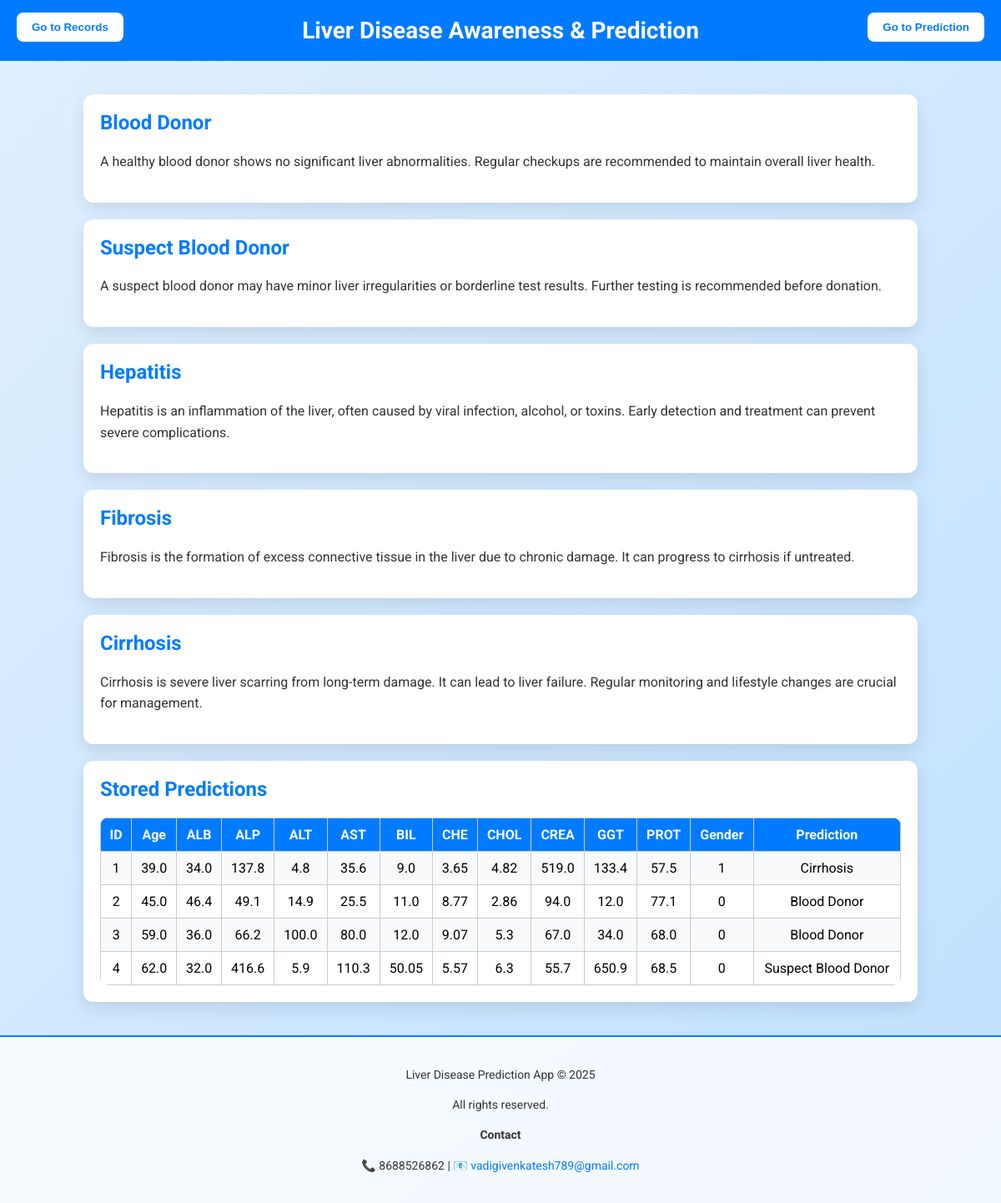
The page / on the database its author committed.
### tables this page shows
CREATE TABLE predictions (
        id INTEGER PRIMARY KEY AUTOINCREMENT,
        Age REAL,
        ALB REAL,
        ALP REAL,
        ALT REAL,
        AST REAL,
        BIL REAL,
        CHE REAL,
        CHOL REAL,
        CREA REAL,
        GGT REAL,
        PROT REAL,
        Sex_m INTEGER,
        Prediction TEXT
    );

### app.py (the view)
@app.route('/')
def home():
    conn = sqlite3.connect("liver_data.db")
    cursor = conn.cursor()
    cursor.execute("SELECT * FROM predictions")
    rows = cursor.fetchall()
    conn.close()
    return render_template('home.html', rows=rows)

### templates/home.html (shortened to what this page needs)
<!DOCTYPE html>
<html lang="en">
<head>
</head>
<body>
<header>
    Liver Disease Awareness & Prediction
    <button class="header-btn records-btn" onclick="document.getElementById('records').scrollIntoView({behavior: 'smooth'})">
        Go to Records
    </button>
    <button class="header-btn predict-btn" onclick="window.location.href='/predict'">Go to Prediction</button>
</header>
<div class="container">
    <div class="card">
        <h2>Blood Donor </h2>
        <p>A healthy blood donor shows no significant liver abnormalities. Regular checkups are recommended to maintain overall liver health.</p>
    </div>
    <div class="card">
        <h2>Suspect Blood Donor </h2>
        <p>A suspect blood donor may have minor liver irregularities or borderline test results. Further testing is recommended before donation.</p>
    </div>
    <div class="card">
        <h2>Hepatitis </h2>
        <p>Hepatitis is an inflammation of the liver, often caused by viral infection, alcohol, or toxins. Early detection and treatment can prevent severe complications.</p>
    </div>
    <div class="card">
        <h2>Fibrosis </h2>
        <p>Fibrosis is the formation of excess connective tissue in the liver due to chronic damage. It can progress to cirrhosis if untreated.</p>
    </div>
    <div class="card">
        <h2>Cirrhosis </h2>
        <p>Cirrhosis is severe liver scarring from long-term damage. It can lead to liver failure. Regular monitoring and lifestyle changes are crucial for management.</p>
    </div>
    <div class="card" id="records">
        <h2>Stored Predictions</h2>
        <table>
            <tr>
                <th>ID</th>
                <th>Age</th>
                <th>ALB</th>
                <th>ALP</th>
                <th>ALT</th>
                <th>AST</th>
                <th>BIL</th>
                <th>CHE</th>
                <th>CHOL</th>
                <th>CREA</th>
                <th>GGT</th>
                <th>PROT</th>
                <th>Gender</th>
                <th>Prediction</th>
            </tr>
            {% for row in rows %}
            <tr>
                {% for col in row %}
                <td>{{ col }}</td>
                {% endfor %}
            </tr>
            {% endfor %}
        </table>
    </div>
</div>
<footer>
    <p>Liver Disease Prediction App &copy; 2025</p>
    <p>All rights reserved.</p>
    <p><strong>Contact</strong></p>
    <p>📞 8688526862 | 📧 <a href="mailto:vadigivenkatesh789@gmail.com">vadigivenkatesh789@gmail.com</a></p>
</footer>
</body>
</html>

### templates/home.html (style rules this page uses)
body { font-family: 'Roboto', sans-serif; margin: 0; padding: 0; background: linear-gradient(135deg, #e0f0ff, #c0e0ff); scroll-behavior: smooth; }
header { background-color: #007bff; color: white; padding: 20px; text-align: center; font-size: 28px; font-weight: bold; position: relative; }
.header-btn { position: absolute; top: 15px; padding: 10px 18px; background-color: #ffffff; color: #007bff; border: none; border-radius: 8px; font-weight: bold; cursor: pointer; transition: all 0.3s ease; }
.records-btn { left: 20px; }
.predict-btn { right: 20px; }
.container { max-width: 1000px; margin: 40px auto; padding: 0 20px; }
.card { background-color: white; border-radius: 12px; padding: 20px; margin: 20px 0; box-shadow: 0 8px 20px rgba(0, 0, 0, 0.1); transition: transform 0.3s, box-shadow 0.3s; }
h2 { color: #007bff; margin-top: 0; }
p { color: #333; line-height: 1.6; }
table { border-collapse: collapse; width: 100%; margin-top: 20px; border-radius: 10px; overflow: hidden; }
th, td { border: 1px solid #ccc; padding: 10px; text-align: center; }
th { background-color: #007bff; color: white; }
tr:nth-child(even) { background-color: #f8f9fa; }
footer { text-align: center; margin: 40px 0 0 0; padding: 20px; color: #333; font-size: 14px; background: #ffffffcc; border-top: 2px solid #007bff; }
footer a { color: #007bff; text-decoration: none; }

### rows shown on the page
predictions: row "1" "1", Age "39.0", ALB "34.0", ALP "137.8", ALT "4.8", AST "35.6", BIL "9.0", CHE "3.65", CHOL "4.82", CREA "519.0", GGT "133.4", PROT "57.5", Prediction "Cirrhosis"
predictions: row "2" "0", Age "45.0", ALB "46.4", ALP "49.1", ALT "14.9", AST "25.5", BIL "11.0", CHE "8.77", CHOL "2.86", CREA "94.0", GGT "12.0", PROT "77.1", Prediction "Blood Donor"
predictions: row "3" "0", Age "59.0", ALB "36.0", ALP "66.2", ALT "100.0", AST "80.0", BIL "12.0", CHE "9.07", CHOL "5.3", CREA "67.0", GGT "34.0", PROT "68.0", Prediction "Blood Donor"
predictions: row "4" "0", Age "62.0", ALB "32.0", ALP "416.6", ALT "5.9", AST "110.3", BIL "50.05", CHE "5.57", CHOL "6.3", CREA "55.7", GGT "650.9", PROT "68.5", Prediction "Suspect Blood Donor"
